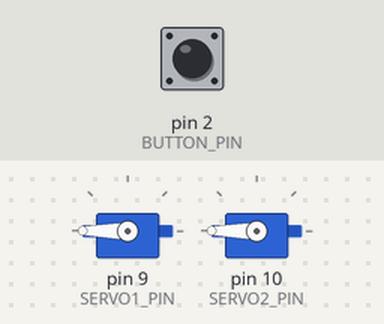
Recording of a sketch running on a simulated Arduino Uno, built with avr-gcc and run on an emulated ATmega328P. Parts: 2 × servo. The inputs (shaded band) are chosen by the test bench; at power-on: pin 2 (BUTTON_PIN) HIGH. Random numbers use the default seed unless the sketch sets one.

Above: at 1.2 s.
1.3 s: pin 2 (BUTTON_PIN) pulled LOW for 0.15 s
At 2.3 s:
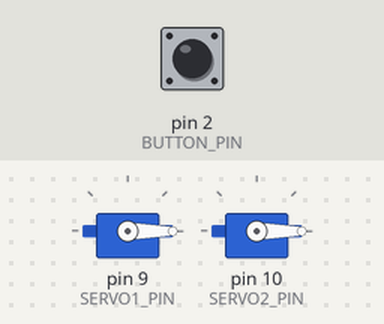
2.9 s: pin 2 (BUTTON_PIN) pulled LOW for 1 s
At 3.5 s:
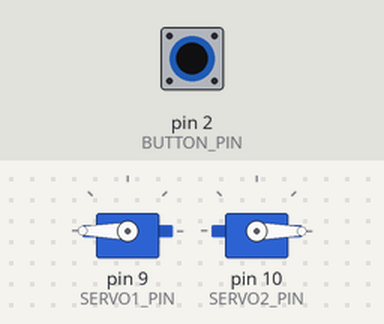
5.4 s: pin 2 (BUTTON_PIN) pulled LOW for 0.15 s
At 6.6 s:
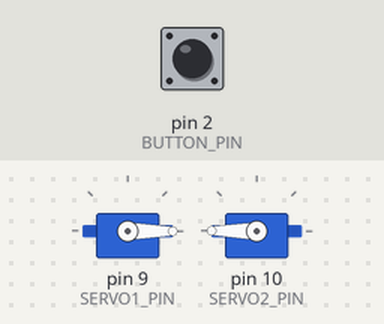
Timing chart, 0 to 8.4 s (numbered marks = the images above; inputs shaded):
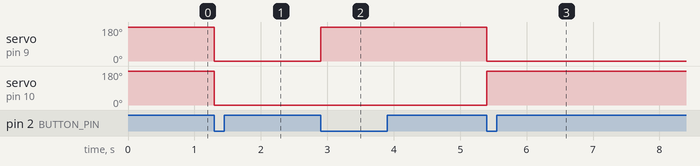

Measured:
- after the input at 1.3 s, servo on pin 9 (SERVO1_PIN), servo on pin 10 (SERVO2_PIN): 180° → 0° at once
- after the input at 2.9 s, servo on pin 9 (SERVO1_PIN): 0° → 180° at once
- after the input at 5.4 s, servo on pin 9 (SERVO1_PIN): 180° → 0° at once; servo on pin 10 (SERVO2_PIN): 0° → 180° at once

The sketch:

robo_move.ino
```cpp
#include <Servo.h>

// — USER CONFIG —
// Servo pins
const uint8_t SERVO1_PIN = 9;
const uint8_t SERVO2_PIN = 10;
// Button pin (uses INPUT_PULLUP)
const uint8_t BUTTON_PIN = 2;

// “Open” and “Closed” angles
const uint8_t OPEN_POS  = 0;
const uint8_t CLOSE_POS = 180;

// How long to hold each position (ms)
const unsigned long HOLD_TIME = 500;

Servo s1, s2;

void setup() {
  s1.attach(SERVO1_PIN);
  s2.attach(SERVO2_PIN);
  pinMode(BUTTON_PIN, INPUT_PULLUP);
  randomSeed(analogRead(A0));

  // start closed
  s1.write(CLOSE_POS);
  s2.write(CLOSE_POS);
}

void loop() {
  // wait for button press
  if (digitalRead(BUTTON_PIN) == LOW) {
    // pick one of 4 patterns
    int pattern = random(0, 4);
    switch (pattern) {
      case 0:
        // both open
        s1.write(OPEN_POS);
        s2.write(OPEN_POS);
        break;
      case 1:
        // both closed
        s1.write(CLOSE_POS);
        s2.write(CLOSE_POS);
        break;
      case 2:
        // s1 open, s2 closed
        s1.write(OPEN_POS);
        s2.write(CLOSE_POS);
        break;
      case 3:
        // s1 closed, s2 open
        s1.write(CLOSE_POS);
        s2.write(OPEN_POS);
        break;
    }

    delay(HOLD_TIME);

    // simple debounce: wait for release
    while (digitalRead(BUTTON_PIN) == LOW) { /* do nothing */ }
    delay(50);
  }
}
```
